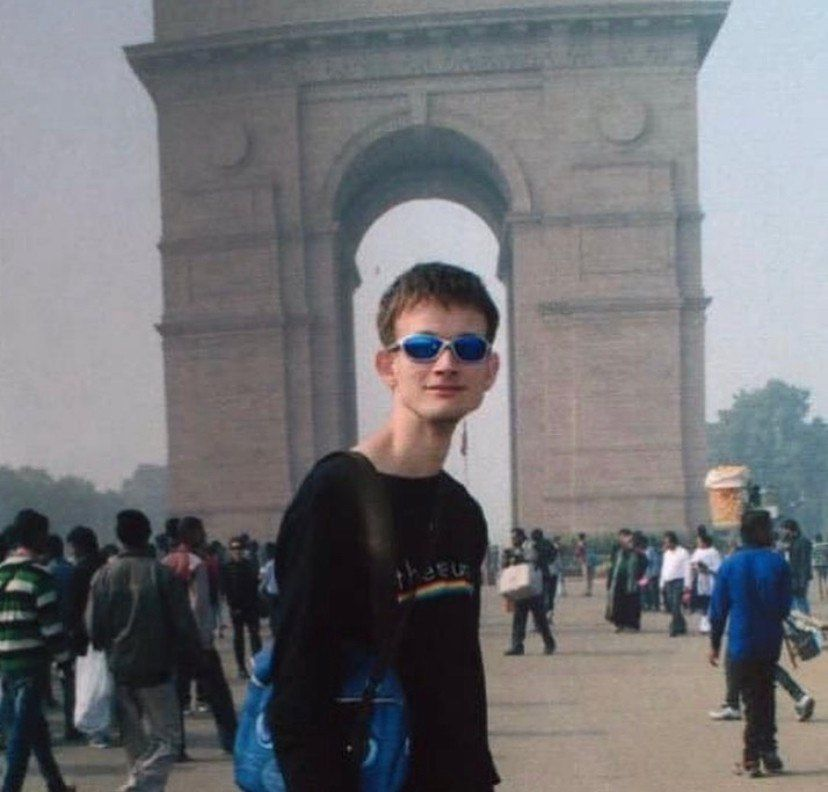
#> input picture external-content.duckduckgo.com.jpg, 828 x 792 px
$ python main.py
#> lines starting #> are read from the running program, lines starting #| are printed output that depends on the picture
from PIL import Image

def glitch_effect(image):
#> called with image = 'external-content.duckduckgo.com.jpg'
    image = Image.open(image)
#> image is the input picture: PIL image 828x792 RGB; mean R, G, B 114.8, 114.7, 118.4
    width = image.width
#> width = 828
    height = image.height
#> height = 792
    to_rgb_mode = image.convert("RGB")

    red, green, blue = to_rgb_mode.split()
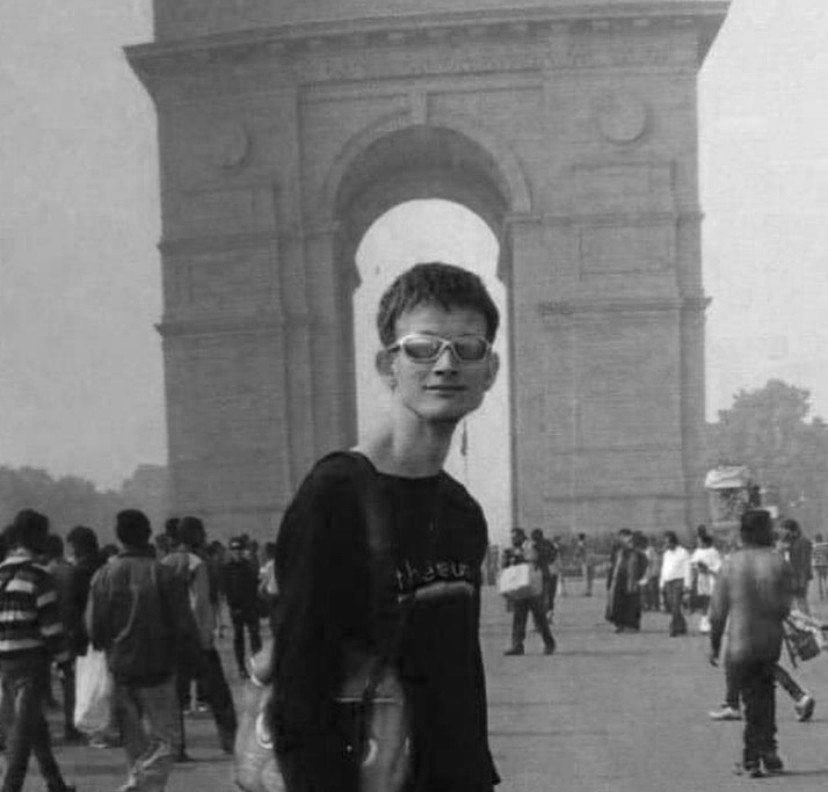
#> blue: PIL image 828x792 L; min 2, max 255, mean 118.4

    # Red channel
    red_coord_1 = (200, 0, red.width, red.height)
#> red_coord_1 = (200, 0, 828, 792)
    red_coord_2 = (100, 0, red.width - 100, red.height)
#> red_coord_2 = (100, 0, 728, 792)

    red_1 = red.crop(red_coord_1)
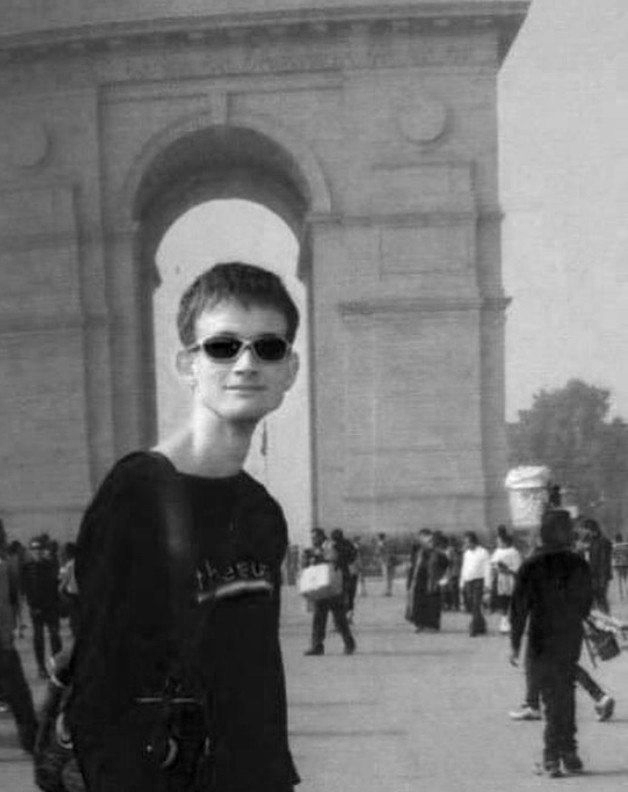
#> red_1: PIL image 628x792 L; min 0, max 255, mean 114.7
    red_2 = red.crop(red_coord_2)

    red_glitched = Image.blend(red_1, red_2, 0.5)
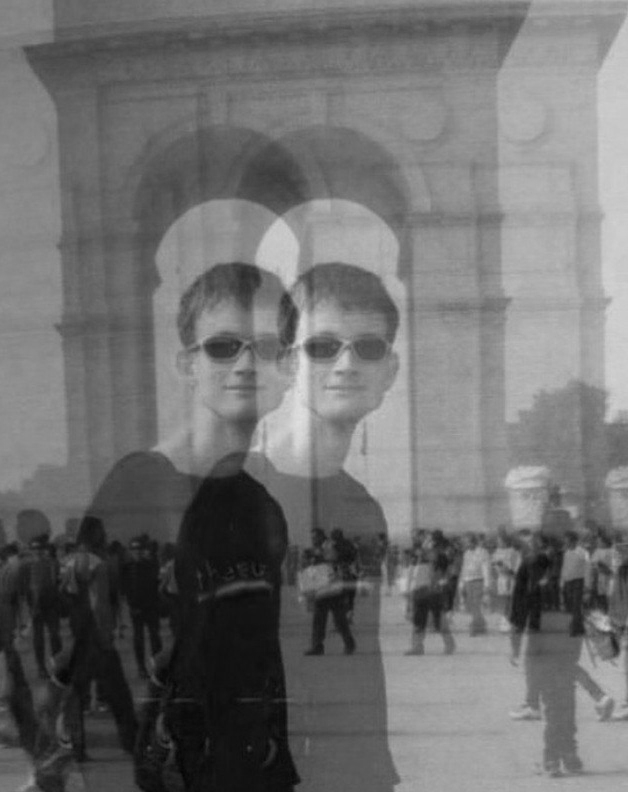
#> red_glitched: PIL image 628x792 L; min 4, max 225, mean 111.4

    # Green channel
    green_coord = (100, 0, green.width - 100, green.height)
#> green_coord = (100, 0, 728, 792)

    green = green.crop(green_coord)
#> green: PIL image 628x792 L

    # Blue channel
    blue_coord_1 = (0, 0, blue.width - 200, blue.height)
#> blue_coord_1 = (0, 0, 628, 792)
    blue_coord_2 = (100, 0, blue.width - 100, blue.height)

    blue_1 = blue.crop(blue_coord_1)
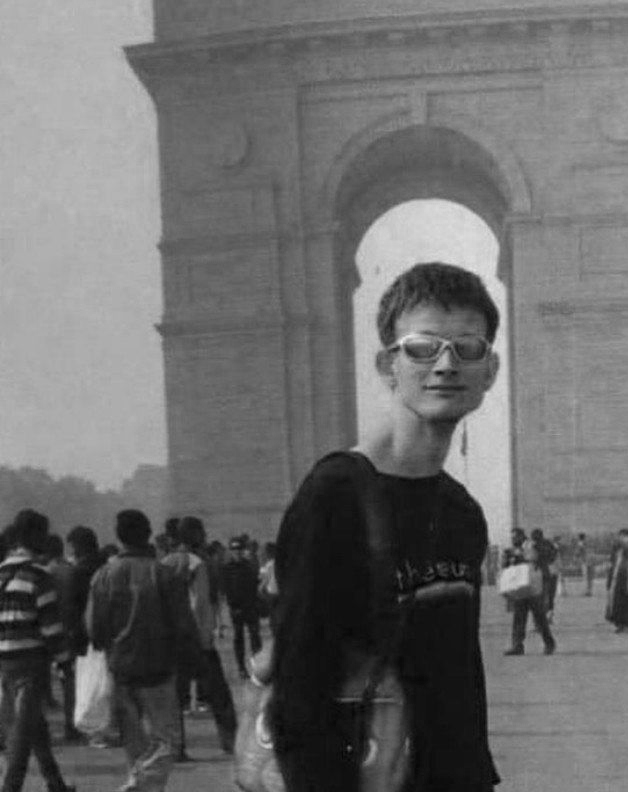
#> blue_1: PIL image 628x792 L; min 2, max 239, mean 106.7
    blue_2 = blue.crop(blue_coord_2)
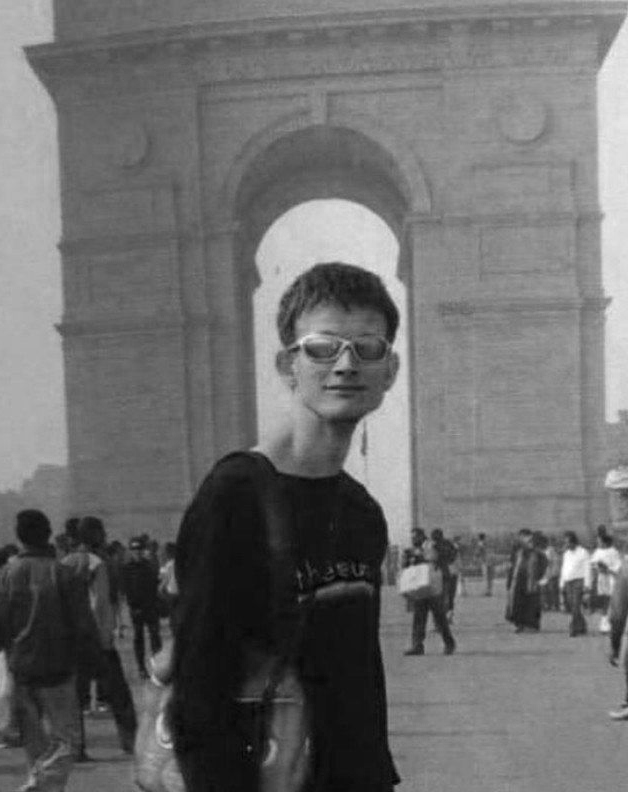
#> blue_2: PIL image 628x792 L; min 2, max 255, mean 109

    blue_glitched = Image.blend(blue_1, blue_2, 0.5)
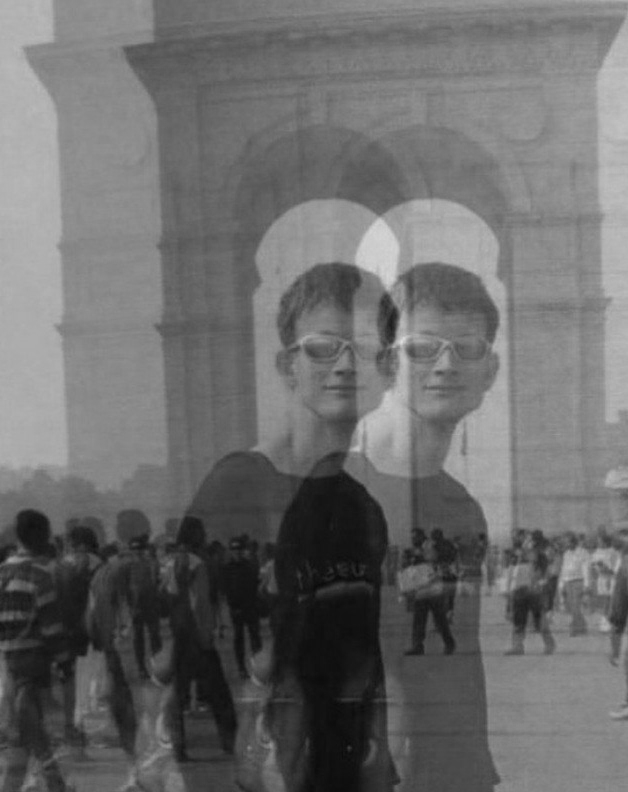
#> blue_glitched: PIL image 628x792 L; min 10, max 222, mean 107.6

    final = Image.merge("RGB", (red_glitched, green, blue_glitched))
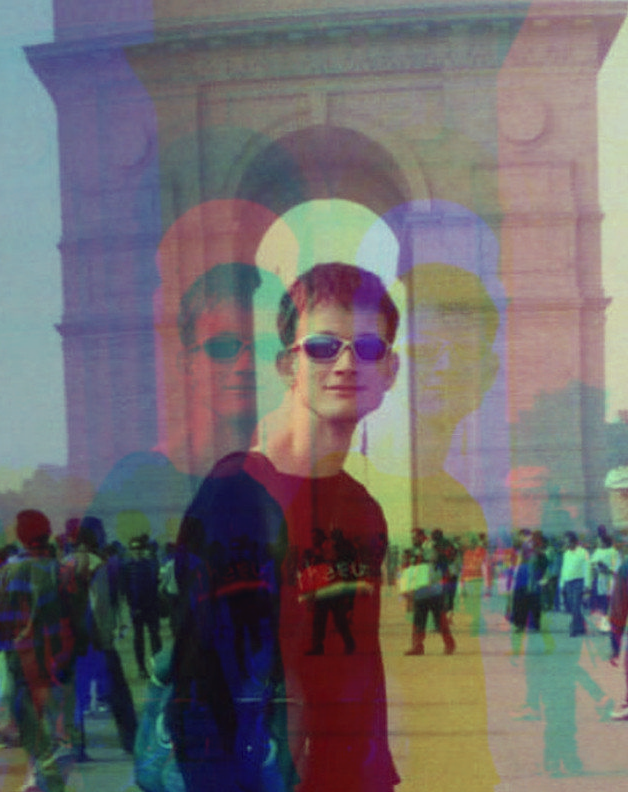
#> final: PIL image 628x792 RGB; mean R, G, B 111.4, 106.6, 107.6
    final.save('final_img.jpg')

glitch_effect('external-content.duckduckgo.com.jpg')
